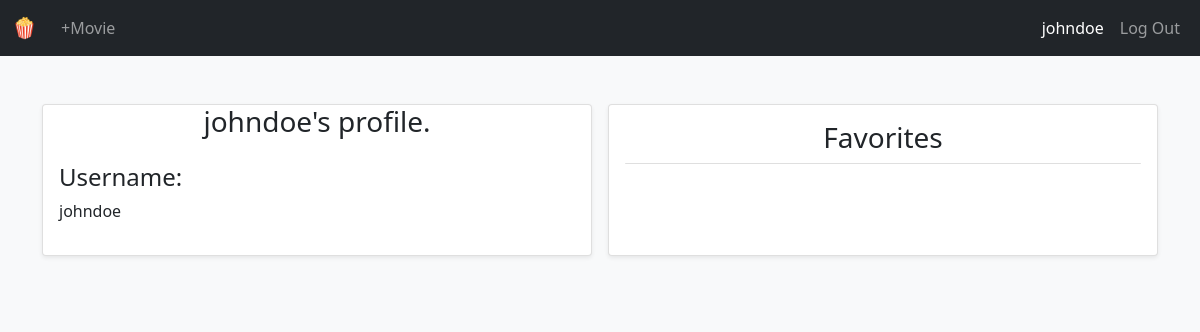
The page /profile/johndoe (signed in) on the database as committed earlier.
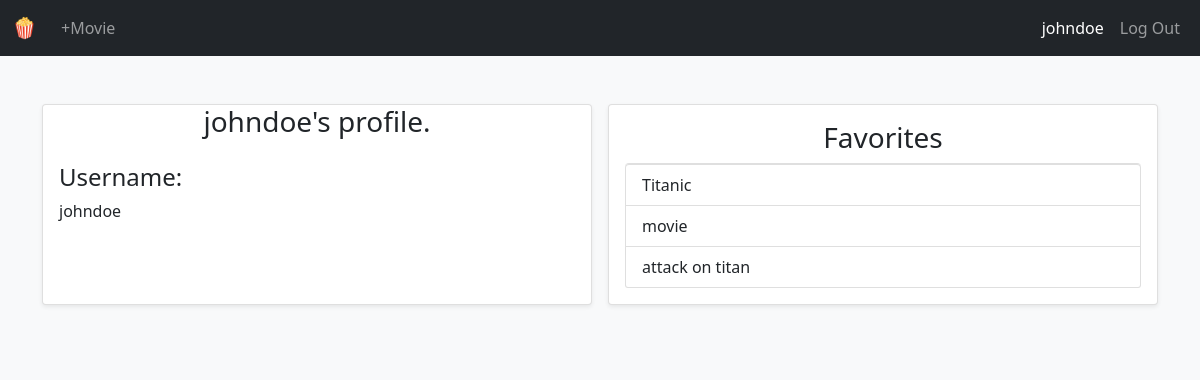
The same page on the database as committed later.
### popcorn_app/models.py (models this page shows)
class User(db.Model, UserMixin):
    id = db.Column(db.Integer, primary_key=True)
    username = db.Column(db.String(80), nullable=False, unique=True)
    password = db.Column(db.String(255), nullable=False)
    favorite_movies = db.relationship(
        'Movie', secondary='user_movie', back_populates='users_who_favorited')

class Movie(db.Model):
    id = db.Column(db.Integer, primary_key=True)
    title = db.Column(db.String(80), nullable=False)
    release_date = db.Column(db.Date)
    description = db.Column(db.String(255))
    genre = db.Column(db.Enum(Genre), default=Genre.OTHER)
    rating = db.Column(db.Enum(Rating), default=Rating.ALL)
    photo_url = db.Column(URLType)
    users_who_favorited = db.relationship(
        'User', secondary='user_movie', back_populates='favorite_movies')

### popcorn_app/main/routes.py (the view)
@main.route('/profile/<username>')
def profile(username):
    user = User.query.filter_by(username=username).one()
    return render_template('profile.html', user=user)

### popcorn_app/__init__.py (called while the page is built)
@login_manager.user_loader
def load_user(user_id):
    return User.query.get(user_id)

### popcorn_app/templates/profile.html
{% extends 'base.html' %} {% block content %}
<div class="py-5 bg-light">
  <div class="container">
    <div class="row row-cols-1 row-cols-sm-2 row-cols-md-2 g-3">
      <div class="col">
        <div class="card h-100 shadow-sm">
          <h3 class="text-center">{{ user.username }}'s profile.</h3>
          <div class="card-body">
            <h4 class="card-text">Username:</h4>
            <p>{{user.username}}</p>
          </div>
        </div>
      </div>
      <div class="col">
        <div class="card h-100 px-3 py-3 shadow-sm">
          <h3 class="text-center">Favorites</h3>
          <div class="list-group">
            {% for movie in user.favorite_movies %}
            <a href="/movie/{{ movie.id }}" class="list-group-item list-group-item-action"
              >{{ movie.title }}</a
            >
            {% endfor %}
          </div>
        </div>
      </div>
    </div>
  </div>
</div>
{% endblock %}

### popcorn_app/templates/base.html (shortened to what this page needs)
<!DOCTYPE html>
<html lang="en">
  <head>
    <link
      href="https://cdn.jsdelivr.net/npm/bootstrap@5.0.0-beta2/dist/css/bootstrap.min.css"
      rel="stylesheet"
    />
    <link rel="stylesheet" href="{{ url_for('static', filename='css/style.css') }}" />
  </head>
  <body class="bg-light">
    <header>
      <nav class="navbar navbar-expand-lg navbar-dark bg-dark">
        <div class="container-fluid">
          <a class="navbar-brand" href="/">🍿</a>
          <div class="collapse navbar-collapse" id="navbarSupportedContent">
            <ul class="navbar-nav me-auto mb-2 mb-lg-0">
              {% if current_user.is_authenticated %}
              <li class="nav-item">
                <a class="nav-link" href="/create_movie">+Movie</a>
              </li>
              {% endif %}
            </ul>
            <ul class="navbar-nav mb-2 mb-lg-0">
              {% if current_user.is_authenticated %}
              <li class="nav-item">
                <a class="nav-link active" href="/profile/{{ current_user.username }}"
                  >{{ current_user.username }}</a
                >
              </li>
              <li class="nav-item">
                <a class="nav-link" href="/logout">Log Out</a>
              </li>
              {% endif %}
            </ul>
          </div>
        </div>
      </nav>
    </header>
    <main>{% block content %}{% endblock %}</main>
  </body>
</html>

### popcorn_app/static/css/style.css (style rules this page uses)
html, body { height: 100%; }

Rows that differ between the two databases and show on the page:
added Movie: title "Titanic"
added Movie: title "movie"
added Movie: title "attack on titan"
